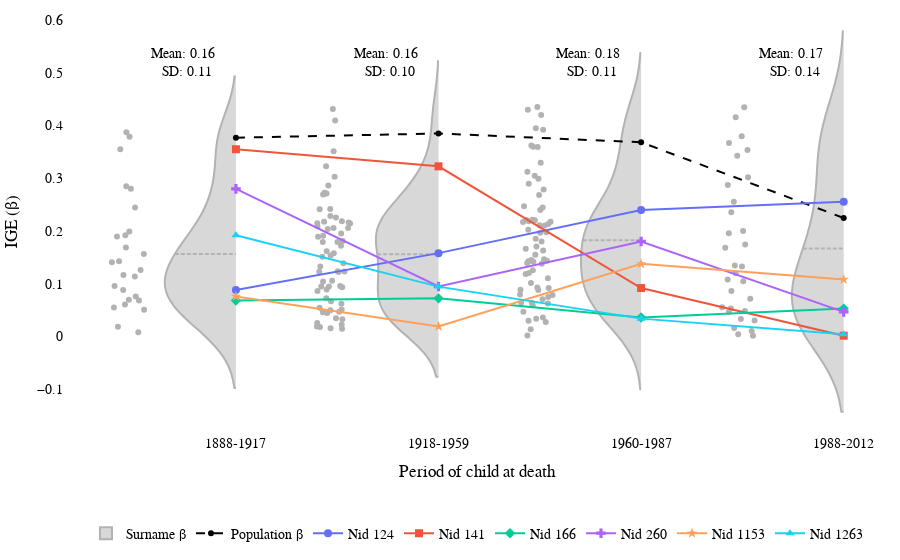

The notebook cell this image was saved under:
### Code cell
fig = go.Figure()

fig.add_trace(
    go.Violin(
            x=df1_filtered['period'],
            y=df1_filtered["new_wealth_july_2013.L1"],
            side ='negative',
            points='all',
            line_color='grey',
            line=dict(width=2),
            opacity=0.6,
            meanline=dict(visible=True),
            name = 'Surname &#946;'
            )
)

fig.add_trace(
    go.Scatter(
        x=df1_pop_results['period'],
        y=df1_pop_results['new_wealth_july_2013.L1'],
        mode='lines+markers',
        name = 'Population &#946;',
        line=dict(color='black', dash='dash', width=2)
    )
)


palette = px.colors.qualitative.Plotly
nid_colors = {nid: palette[i % len(palette)] for i, nid in enumerate(all_period[all_period].index)}
markers = ['circle', 'square', 'diamond', 'cross', 'star', 'triangle-up']
nid_markers = {nid: markers[i % len(markers)] for i, nid in enumerate(all_period[all_period].index)}

for i in all_period[all_period].index:
    sub = df1_filtered[df1_filtered['nid'] == i].copy()
    fig.add_trace(
        go.Scatter(
            x=sub['period'],
            y=sub['new_wealth_july_2013.L1'],
            mode='lines+markers',
            name = f'Nid {int(i)}',
            line=dict(color=nid_colors[i]),
            marker=dict(symbol=nid_markers[i], size = 8)
        )
    )

### If one wishes to see type-wise evolutions. 
# marker_types = {'H': 'circle', 'HH': 'square', 'PP': 'diamond'}
# for t in type_stats['type_aug_2013'].unique():
#     sub = type_stats[(type_stats['type_aug_2013'] == t)]
#     fig.add_trace(
#         go.Scatter(
#             x=sub['period'],
#             y=sub['mean'],
#             mode='lines+markers',
#             name = f'{t}',
#             line=dict(color = "gray", width = 2, dash='dot'),
#             marker=dict(symbol=marker_types[t]) 
#         )
#     )

# Calculate mean and variance for each time point
time_stats = df1_filtered.groupby('period')['new_wealth_july_2013.L1'].agg(['mean', 'var'])
time_stats['sd'] = time_stats['var'].apply(np.sqrt)  

# Max y-value for placing annotations
max_y = df1_filtered['new_wealth_july_2013.L1'].max() + 0.05

# Add annotations for mean and standard deviation
for time, stats in time_stats.iterrows():
    fig.add_annotation(x=time-0.25, y=max_y,
                       text=f"Mean: {stats['mean']:.2f} <br> SD: {stats['sd']:.2f}",
                       showarrow=False,
                       xanchor='center',  
                       yanchor='bottom',  
                       font=dict(color="black", size=14))

fig.update_layout(violingap=0, violinmode='overlay',
                  xaxis_title='Period of child at death',
                  xaxis = dict(
                        tickmode = 'array',
                        tickvals = [2, 3, 4, 5],
                        ticktext = ['1888-1917', '1918-1959', '1960-1987', '1988-2012']
                  ),
                  yaxis_title='IGE (&#946;)',
                  font_family="Times New Roman",
                title_font_family="Times New Roman",
                  font_size =14, 
                  font_color = 'black',
                #   paper_bgcolor='rgba(0,0,0,0)', 
                  plot_bgcolor = 'rgba(0,0,0,0)',
                  margin=dict(l=10, r=10, t=10, b=10),
                legend=dict(
                      orientation="h",  
                      yanchor="top",  
                      y=-0.2,  
                      xanchor="center",  
                      x=0.5  
                ),
                  showlegend=True
        )
fig.show()

### Figure 1 — Plotly figure (JSON) as saved in the notebook; plotly's stock layout.template omitted (floating-point values rounded to 4 significant figures; data arrays with more than 128 entries replaced by an {"elided": "..."} marker saying what was removed)
{"data": [{"line": {"color": "grey", "width": 2}, "meanline": {"visible": true}, "name": "Surname &#946;", "opacity": 0.6, "points": "all", "side": "negative", "type": "violin", "x": {"elided": "189 int values"}, "y": {"elided": "189 float values"}}, {"line": {"color": "black", "dash": "dash", "width": 2}, "mode": "lines+markers", "name": "Population &#946;", "type": "scatter", "x": [2, 3, 4, 5], "y": [0.3768, 0.3849, 0.3682, 0.2246]}, {"line": {"color": "#636EFA"}, "marker": {"size": 8, "symbol": "circle"}, "mode": "lines+markers", "name": "Nid 124", "type": "scatter", "x": [2, 3, 4, 5], "y": [0.08798, 0.1578, 0.2396, 0.2555]}, {"line": {"color": "#EF553B"}, "marker": {"size": 8, "symbol": "square"}, "mode": "lines+markers", "name": "Nid 141", "type": "scatter", "x": [2, 3, 4, 5], "y": [0.355, 0.3226, 0.09154, 0.001154]}, {"line": {"color": "#00CC96"}, "marker": {"size": 8, "symbol": "diamond"}, "mode": "lines+markers", "name": "Nid 166", "type": "scatter", "x": [2, 3, 4, 5], "y": [0.06785, 0.07199, 0.03567, 0.05252]}, {"line": {"color": "#AB63FA"}, "marker": {"size": 8, "symbol": "cross"}, "mode": "lines+markers", "name": "Nid 260", "type": "scatter", "x": [2, 3, 4, 5], "y": [0.2799, 0.09455, 0.18, 0.04626]}, {"line": {"color": "#FFA15A"}, "marker": {"size": 8, "symbol": "star"}, "mode": "lines+markers", "name": "Nid 1153", "type": "scatter", "x": [2, 3, 4, 5], "y": [0.07572, 0.01868, 0.1375, 0.108]}, {"line": {"color": "#19D3F3"}, "marker": {"size": 8, "symbol": "triangle-up"}, "mode": "lines+markers", "name": "Nid 1263", "type": "scatter", "x": [2, 3, 4, 5], "y": [0.1916, 0.09428, 0.03353, 0.004081]}], "layout": {"annotations": [{"font": {"color": "black", "size": 14}, "showarrow": false, "text": "Mean: 0.16 <br> SD: 0.11", "x": 1.75, "xanchor": "center", "y": 0.4851, "yanchor": "bottom"}, {"font": {"color": "black", "size": 14}, "showarrow": false, "text": "Mean: 0.16 <br> SD: 0.10", "x": 2.75, "xanchor": "center", "y": 0.4851, "yanchor": "bottom"}, {"font": {"color": "black", "size": 14}, "showarrow": false, "text": "Mean: 0.18 <br> SD: 0.11", "x": 3.75, "xanchor": "center", "y": 0.4851, "yanchor": "bottom"}, {"font": {"color": "black", "size": 14}, "showarrow": false, "text": "Mean: 0.17 <br> SD: 0.14", "x": 4.75, "xanchor": "center", "y": 0.4851, "yanchor": "bottom"}], "font": {"color": "black", "family": "Times New Roman", "size": 14}, "legend": {"orientation": "h", "x": 0.5, "xanchor": "center", "y": -0.2, "yanchor": "top"}, "margin": {"b": 10, "l": 10, "r": 10, "t": 10}, "plot_bgcolor": "rgba(0,0,0,0)", "showlegend": true, "title": {"font": {"family": "Times New Roman"}}, "violingap": 0, "violinmode": "overlay", "xaxis": {"tickmode": "array", "ticktext": ["1888-1917", "1918-1959", "1960-1987", "1988-2012"], "tickvals": [2, 3, 4, 5], "title": {"text": "Period of child at death"}}, "yaxis": {"title": {"text": "IGE (&#946;)"}}}}
